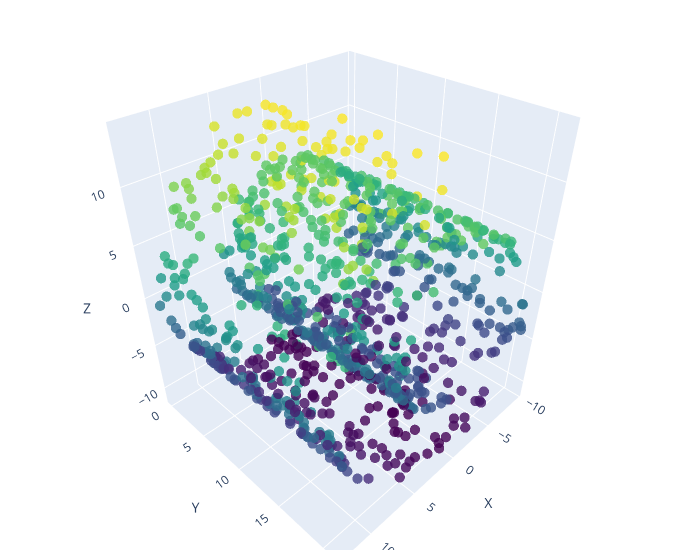

This figure's notebook cell:
### Markdown cell above
Dataset 2.

### Code cell
# Plot
import plotly.graph_objects as go
import pandas as pd
from IPython.display import Image
 


# Load dataset 2
df2 = pd.read_csv("data/dataset2.csv", header=None)
df2.columns = ["x", "y", "z"]

# Create 3D scatter plot
fig = go.Figure(data=[go.Scatter3d(
    x=df2['x'],
    y=df2['y'],
    z=df2['z'],
    mode='markers',
    marker=dict(
        size=6,
        color=df2['z'],                # set color to an array/list of desired values
        colorscale='Viridis',   # choose a colorscale
        opacity=0.8
    )
)])

# Set labels
fig.update_layout(scene = dict(
                    xaxis_title='X',
                    yaxis_title='Y',
                    zaxis_title='Z'),
                    width=700,
                    margin=dict(r=20, l=10, b=10, t=10))

fig.show()


Image(filename='newplot.png')

### Figure 1 — Plotly figure (JSON) as saved in the notebook; plotly's stock layout.template omitted (floating-point values rounded to 4 significant figures; data arrays with more than 128 entries replaced by an {"elided": "..."} marker saying what was removed)
{"data": [{"marker": {"color": {"elided": "1000 float values"}, "colorscale": [[0, "#440154"], [0.1111, "#482878"], [0.2222, "#3e4989"], [0.3333, "#31688e"], [0.4444, "#26828e"], [0.5556, "#1f9e89"], [0.6667, "#35b779"], [0.7778, "#6ece58"], [0.8889, "#b5de2b"], [1, "#fde725"]], "opacity": 0.8, "size": 6}, "mode": "markers", "type": "scatter3d", "x": {"elided": "1000 float values"}, "y": {"elided": "1000 float values"}, "z": {"elided": "1000 float values"}}], "layout": {"margin": {"b": 10, "l": 10, "r": 20, "t": 10}, "scene": {"xaxis": {"title": {"text": "X"}}, "yaxis": {"title": {"text": "Y"}}, "zaxis": {"title": {"text": "Z"}}}, "width": 700}}
